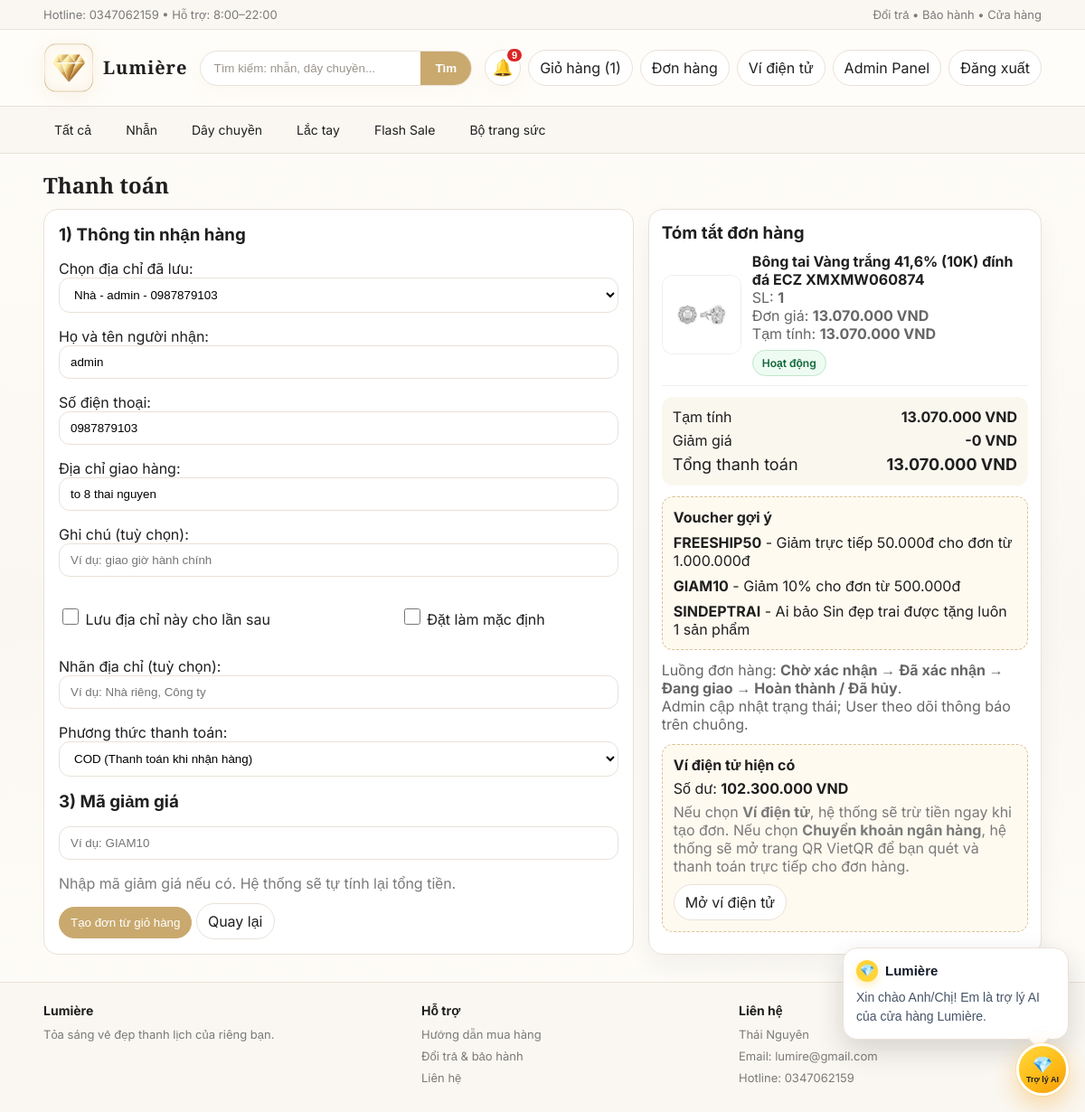
/gio-hang/thanh-toan/ (signed in), run on the app's committed database.
### shop/models.py (models this page shows, shortened)
class SavedAddress(models.Model):
    user = models.ForeignKey(User, on_delete=models.CASCADE, related_name="saved_addresses")
    label = models.CharField(max_length=100, blank=True, default="")
    ho_ten = models.CharField(max_length=100)
    sdt = models.CharField(max_length=20)
    dia_chi = models.CharField(max_length=255)
    is_default = models.BooleanField(default=False)
    created_at = models.DateTimeField(auto_now_add=True)
    updated_at = models.DateTimeField(auto_now=True)
    class Meta:
        ordering = ["-is_default", "-updated_at", "-id"]

class SanPham(models.Model):
    TRANG_THAI = [
        ("active", "Hoạt động"),
        ("inactive", "Ngừng kinh doanh"),
    ]
    ten = models.CharField(max_length=100)
    gia = models.IntegerField(default=0)
    gia_khuyen_mai = models.IntegerField(blank=True, null=True)
    flash_sale_price = models.IntegerField(blank=True, null=True)
    flash_sale_start = models.DateTimeField(blank=True, null=True)
    flash_sale_end = models.DateTimeField(blank=True, null=True)
    anh = models.ImageField(upload_to="sanpham/", blank=True, null=True)
    search_tags = models.CharField(max_length=255, blank=True, default="")
    mo_ta = models.TextField(blank=True, default="")
    ton_kho = models.IntegerField(default=10)
    trang_thai = models.CharField(max_length=20, choices=TRANG_THAI, default="active")
    @property
    def dang_giam_gia(self) -> bool:
        return self.gia_khuyen_mai is not None and int(self.gia_khuyen_mai or 0) > 0 and int(self.gia_khuyen_mai) < int(self.gia or 0)
    @property
    def co_flash_sale_cai_dat(self) -> bool:
        return (
            self.flash_sale_price is not None
            and int(self.flash_sale_price or 0) > 0
            and int(self.flash_sale_price) < int(self.gia or 0)
        )
    @property
    def dang_flash_sale(self) -> bool:
        if not self.co_flash_sale_cai_dat:
            return False
    @property
    def gia_hien_tai(self) -> int:
        if self.dang_flash_sale:
            return int(self.flash_sale_price)
        if self.dang_giam_gia:
            return int(self.gia_khuyen_mai)
        return int(self.gia or 0)

class Voucher(models.Model):
    DISCOUNT_TYPES = [
        ("percent", "Giảm theo %"),
        ("fixed", "Giảm số tiền cố định"),
    ]
    code = models.CharField(max_length=30, unique=True)
    title = models.CharField(max_length=100, default="")
    description = models.CharField(max_length=255, blank=True, default="")
    discount_type = models.CharField(max_length=20, choices=DISCOUNT_TYPES, default="percent")
    value = models.IntegerField(default=0)
    min_order_value = models.IntegerField(default=0)
    max_discount = models.IntegerField(default=0)
    usage_limit = models.IntegerField(default=0)
    used_count = models.IntegerField(default=0)
    active = models.BooleanField(default=True)
    starts_at = models.DateTimeField(blank=True, null=True)
    ends_at = models.DateTimeField(blank=True, null=True)
    created_at = models.DateTimeField(auto_now_add=True)
    class Meta:
        ordering = ["code"]

class Wallet(models.Model):
    user = models.OneToOneField(User, on_delete=models.CASCADE, related_name="wallet")
    balance = models.IntegerField(default=0)
    updated_at = models.DateTimeField(auto_now=True)

### shop/views.py (the view, shortened to what this page needs)
# urls.py: path("gio-hang/thanh-toan/", views.thanh_toan_gio_hang, name="thanh_toan_gio_hang"),
@login_required
def thanh_toan_gio_hang(request):
    seed_sample_products()
    seed_sample_vouchers()
    all_cart_items = list(get_cart_items(request.user))
    if not all_cart_items:
        messages.error(request, "Giỏ hàng của bạn đang trống.")
        return redirect("gio_hang")
    selected_item_ids = _parse_selected_cart_item_ids(request)
    selection_submitted = request.GET.get("selection_submitted") == "1"
    if request.method == "GET" and selection_submitted and not selected_item_ids:
        messages.error(request, "Bạn cần tích chọn ít nhất một sản phẩm để thanh toán.")
        return redirect("gio_hang")
    if request.method == "GET" and not selected_item_ids:
        selected_item_ids = [item.id for item in all_cart_items]
    if request.method == "POST" and not selected_item_ids:
        selected_item_ids = [item.id for item in all_cart_items]
    selected_cart_items = [item for item in all_cart_items if item.id in selected_item_ids]
    if not selected_cart_items:
        messages.error(request, "Các sản phẩm đã chọn không còn trong giỏ hàng.")
        return redirect("gio_hang")
    default_address = get_default_saved_address(request.user)
    initial = {"ho_ten": request.user.get_full_name() or request.user.username, "so_luong": 1, "phuong_thuc_tt": "COD"}
    voucher_from_cart = request.GET.get("voucher", "").strip().upper()
    if voucher_from_cart:
        initial["voucher_code"] = voucher_from_cart
    if default_address:
        initial.update({"saved_address_id": str(default_address.id), "ho_ten": default_address.ho_ten, "sdt": default_address.sdt, "dia_chi": default_address.dia_chi})
    form = DatHangForm(request.POST or None, initial=initial if request.method == "GET" else None, user=request.user)
    checkout_items = [
        {
            "cart_item_id": item.id,
            "product": item.san_pham,
            "quantity": item.quantity,
            "subtotal": item.thanh_tien,
        }
        for item in selected_cart_items
    ]
    context = _build_checkout_context(user=request.user, form=form, items=checkout_items, source="cart")
    context["selected_cart_item_ids"] = selected_item_ids
    return render(request, "dat_hang.html", context)

### shop/forms.py (called while the page is built)
    def _apply_common_css(self):
        for field in self.fields.values():
            css = field.widget.attrs.get("class", "")
            field.widget.attrs["class"] = f"input {css}".strip()

### shop/models.py (called while the page is built)
    @property
    def thanh_tien(self) -> int:
        return max(int(self.quantity or 0), 0) * max(int(self.san_pham.gia_hien_tai or 0), 0)

### shop/services.py (called while the page is built)
def seed_sample_vouchers() -> None:
    ds = [
        {
            "code": "GIAM10",
            "title": "Giảm 10%",
            "description": "Giảm 10% cho đơn từ 500.000đ",
            "discount_type": "percent",
            "value": 10,
            "min_order_value": 500_000,
            "max_discount": 300_000,
        },
        {
            "code": "FREESHIP50",
            "title": "Giảm 50.000đ",
            "description": "Giảm trực tiếp 50.000đ cho đơn từ 1.000.000đ",
            "discount_type": "fixed",
            "value": 50_000,
            "min_order_value": 1_000_000,
            "max_discount": 50_000,
        },
    ]
    for item in ds:
        Voucher.objects.update_or_create(
            code=item["code"],
            defaults={**item, "active": True},
        )

def get_or_create_wallet(user: User) -> Wallet:
    wallet, _ = Wallet.objects.get_or_create(user=user)
    return wallet

def get_cart_items(user: User):
    return CartItem.objects.filter(user=user).select_related("san_pham")

def cart_item_count(user: User) -> int:
    if not getattr(user, "is_authenticated", False):
        return 0
    return get_cart_items(user).count()

def get_saved_addresses(user: User):
    if not getattr(user, "is_authenticated", False):
        return SavedAddress.objects.none()
    return SavedAddress.objects.filter(user=user).order_by("-is_default", "-updated_at", "-id")

def get_default_saved_address(user: User) -> SavedAddress | None:
    return get_saved_addresses(user).first()

def get_bank_info() -> dict:
    return {
        "bank_bin": getattr(settings, "VIETQR_BANK_BIN", "970422"),
        "bank_name": getattr(settings, "VIETQR_BANK_NAME", "MB Bank"),
        "account_no": getattr(settings, "VIETQR_ACCOUNT_NO", "0123456789"),
        "account_name": getattr(settings, "VIETQR_ACCOUNT_NAME", "LUMIERE DEMO"),
        "city": getattr(settings, "VIETQR_CITY", "HA NOI"),
    }

### shop/templatetags/tien.py (called while the page is built)
@register.filter
def vnd(x):
    try:
        x = int(x)
        return f"{x:,}".replace(",", ".")
    except Exception:
        return x

### templates/dat_hang.html (shortened to what this page needs)
{% extends "base.html" %}
{% load tien %}
{% block content %}
<h2 style="font-family:'Cormorant Garamond',serif;margin:18px 0 10px;">Thanh toán</h2>
<div class="split-2">
  <div class="formbox" style="max-width:none;">
    <form method="post">
      <h3 style="margin:0 0 10px;">1) Thông tin nhận hàng</h3>
      {% if saved_addresses %}
      <p>Chọn địa chỉ đã lưu:<br>
        {{ form.saved_address_id }}
      </p>
      {% endif %}
      <p>Họ và tên người nhận:<br>
        {{ form.ho_ten }}
      </p>
      <p>Số điện thoại:<br>
        {{ form.sdt }}
      </p>
      <p>Địa chỉ giao hàng:<br>
        {{ form.dia_chi }}
      </p>
      <p>Ghi chú (tuỳ chọn):<br>
        {{ form.ghi_chu }}
      </p>
      <div class="split-2">
        <p>
          <label>{{ form.save_address }} Lưu địa chỉ này cho lần sau</label>
        </p>
        <p>
          <label>{{ form.set_default_address }} Đặt làm mặc định</label>
        </p>
      </div>
      <p>Nhãn địa chỉ (tuỳ chọn):<br>
        {{ form.address_label }}
      </p>
      <p>Phương thức thanh toán:<br>
        {{ form.phuong_thuc_tt }}
      </p>
      <h3 style="margin:16px 0 10px;">3) Mã giảm giá</h3>
      <p>
        {{ form.voucher_code }}
      </p>
      <div class="muted" style="margin-bottom:12px;">Nhập mã giảm giá nếu có. Hệ thống sẽ tự tính lại tổng tiền.</div>
      <button class="btn primary" type="submit">{% if checkout_source == 'cart' %}Tạo đơn từ giỏ hàng{% else %}Đặt hàng{% endif %}</button>
      <a class="btn" href="{% if checkout_source == 'cart' %}{% url 'gio_hang' %}{% else %}{% url 'home' %}{% endif %}">Quay lại</a>
    </form>
  </div>
  <div class="card" style="padding:14px;">
    <h3 style="margin:0 0 10px;">Tóm tắt đơn hàng</h3>
    <div style="display:grid;gap:12px;">
      {% for item in checkout_items %}
        <div style="display:flex;gap:12px;align-items:center;padding-bottom:10px;border-bottom:1px solid #eee;">
          <div style="width:88px;height:88px;background:#fff;border:1px solid #eee;border-radius:12px;display:flex;align-items:center;justify-content:center;overflow:hidden;flex-shrink:0;">
            {% if item.product.anh %}
              <img src="{{ item.product.anh.url }}" alt="{{ item.product.ten }}" style="width:100%;height:100%;object-fit:contain;">
            {% else %}
              <span style="color:#999;">No image</span>
            {% endif %}
          </div>
          <div>
            <div style="font-weight:700;">{{ item.product.ten }}</div>
            <div style="color:#666;">SL: <b>{{ item.quantity }}</b></div>
            <div style="color:#666;">Đơn giá:
              {% if item.product.dang_giam_gia %}
                <b>{{ item.product.gia_hien_tai|vnd }} VND</b>
                <span style="text-decoration:line-through; margin-left:6px;">{{ item.product.gia|vnd }} VND</span>
              {% else %}
                <b>{{ item.product.gia|vnd }} VND</b>
              {% endif %}
            </div>
            <div style="color:#666;">Tạm tính: <b>{{ item.subtotal|vnd }} VND</b></div>
            <div class="status status-{{ item.product.trang_thai|lower }}" style="margin-top:8px;display:inline-flex;">{{ item.product.get_trang_thai_display }}</div>
          </div>
        </div>
      {% endfor %}
    </div>
    <div style="margin-top:12px;padding:12px;border-radius:12px;background:#faf7ef;">
      <div style="display:flex;justify-content:space-between;margin-bottom:6px;"><span>Tạm tính</span><b>{{ subtotal|vnd }} VND</b></div>
      <div style="display:flex;justify-content:space-between;margin-bottom:6px;"><span>Giảm giá</span><b>-{{ discount_preview|vnd }} VND</b></div>
      <div style="display:flex;justify-content:space-between;font-size:18px;"><span>Tổng thanh toán</span><b>{{ total_preview|vnd }} VND</b></div>
    </div>
    {% if available_vouchers %}
      <div style="margin-top:12px;padding:12px;border:1px dashed #d8c394;border-radius:12px;background:#fffaf0;">
        <div style="font-weight:700;">Voucher gợi ý</div>
        <div style="display:grid;gap:8px;margin-top:8px;">
          {% for voucher in available_vouchers %}
            <div>
              <b>{{ voucher.code }}</b> - {{ voucher.description }}
            </div>
          {% endfor %}
        </div>
      </div>
    {% endif %}
    <div style="margin-top:12px;color:#666;">
      Luồng đơn hàng: <b>Chờ xác nhận → Đã xác nhận → Đang giao → Hoàn thành / Đã hủy</b>.<br>
      Admin cập nhật trạng thái; User theo dõi thông báo trên chuông.
    </div>
    <div style="margin-top:12px;padding:12px;border:1px dashed #d8c394;border-radius:12px;background:#fffaf0;">
      <div style="font-weight:700;">Ví điện tử hiện có</div>
      <div style="margin-top:6px;">Số dư: <b>{{ wallet.balance|vnd }} VND</b></div>
      <div class="muted" style="margin-top:6px;">Nếu chọn <b>Ví điện tử</b>, hệ thống sẽ trừ tiền ngay khi tạo đơn. Nếu chọn <b>Chuyển khoản ngân hàng</b>, hệ thống sẽ mở trang QR VietQR để bạn quét và thanh toán trực tiếp cho đơn hàng.</div>
      <div style="margin-top:10px;"><a class="btn" href="{% url 'wallet' %}">Mở ví điện tử</a></div>
    </div>
  </div>
</div>
{% endblock %}

### static/style.css (style rules this page uses)
:root { --bg:#FFFDF9;--bg-soft:#FAF7F2;--card:#ffffff;--text:#1F1F1F;--muted:#7A7A7A;--line:#E9E1D8;--gold:#C9A96E;--rose:#D8A7B1;--dark:#1F1F1F;--success-bg:#f3fbf6;--success-line:#cae7d3;--success-text:#256642;--error-bg:#fff5f6;--error-line:#f2d6db;--error-text:#8b3b4b;--warning-bg:#fffaf1;--warning-line:#ead7b4;--warning-text:#8a6531;--info-bg:#f7f4fb;--info-line:#e4d8ed;--info-text:#6e5b76; }
* { box-sizing:border-box; }
body { margin:0;background:linear-gradient(180deg,#FFFDF9 0%,var(--bg-soft) 55%,#FFFDF9 100%);color:var(--text);font-family:"Inter",Arial,sans-serif; }
a { color:inherit;text-decoration:none; }
.btn { display:inline-block;padding:9px 12px;border:1px solid var(--line);border-radius:999px;background:#fff;transition:all .18s ease;cursor:pointer;color:var(--text); }
.btn.primary { background:var(--gold);color:#fff;border-color:var(--gold); }
.card { background:var(--card);border:1px solid var(--line);border-radius:16px;overflow:hidden;box-shadow:0 12px 26px rgba(31,31,31,.05); }
.formbox { background:#fff;border:1px solid var(--line);border-radius:16px;padding:16px;max-width:520px; }
.input,input[type="text"],input[type="number"],input[type="password"],input[type="email"],select,textarea { width:100%;max-width:100%;padding:10px 12px;border-radius:12px;border:1px solid var(--line);background:#fff; }
input[type="checkbox"] { width:18px;height:18px; }
.split-2 { display:grid;grid-template-columns:1.2fr .8fr;gap:16px; }
.muted { color:var(--muted); }
.status { display:inline-flex;align-items:center;justify-content:center;padding:6px 10px;border-radius:999px;font-size:12px;font-weight:600;border:1px solid transparent;white-space:nowrap; }
.status-approved,.status-active,.status-admin { background:#eefbf2;border-color:#bfe7cc;color:#10673a; }

### data on the page
SavedAddress: ho_ten "admin", sdt "0987879103", dia_chi "to 8 thai nguyen"
SanPham: product.anh (picture), product.ten "Bông tai Vàng trắng 41,6% (10K) đính đá ECZ XMXMW060874", quantity "1", product.gia|vnd "13.070.000", subtotal|vnd "13.070.000", product.trang_thai "Hoạt động"
Voucher: code "FREESHIP50", description "Giảm trực tiếp 50.000đ cho đơn từ 1.000.000đ"
Voucher: code "GIAM10", description "Giảm 10% cho đơn từ 500.000đ"
Voucher: code "SINDEPTRAI", description "Ai bảo Sin đẹp trai được tặng luôn 1 sản phẩm"
Wallet: balance|vnd "102.300.000"

### other printed values
{{ cart_count }} "1"
{{ subtotal|vnd }} "13.070.000"
{{ discount_preview|vnd }} "0"
{{ total_preview|vnd }} "13.070.000"
